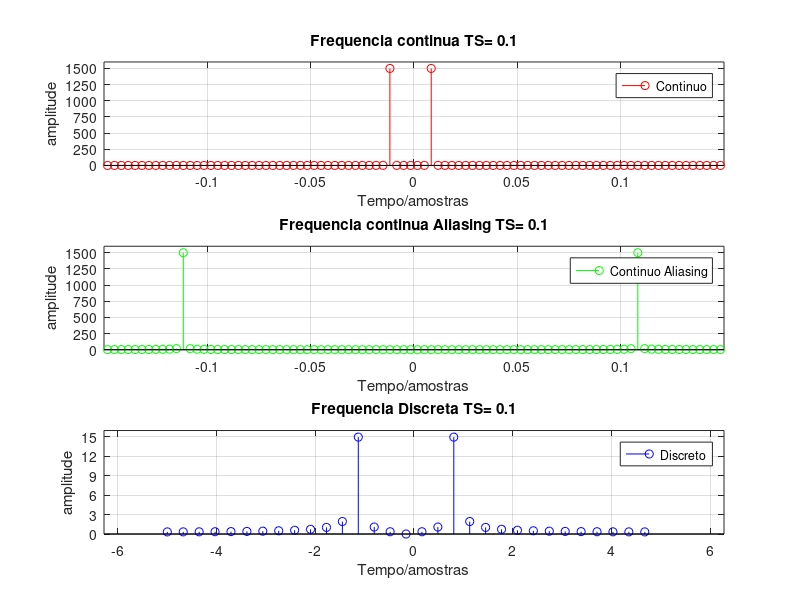
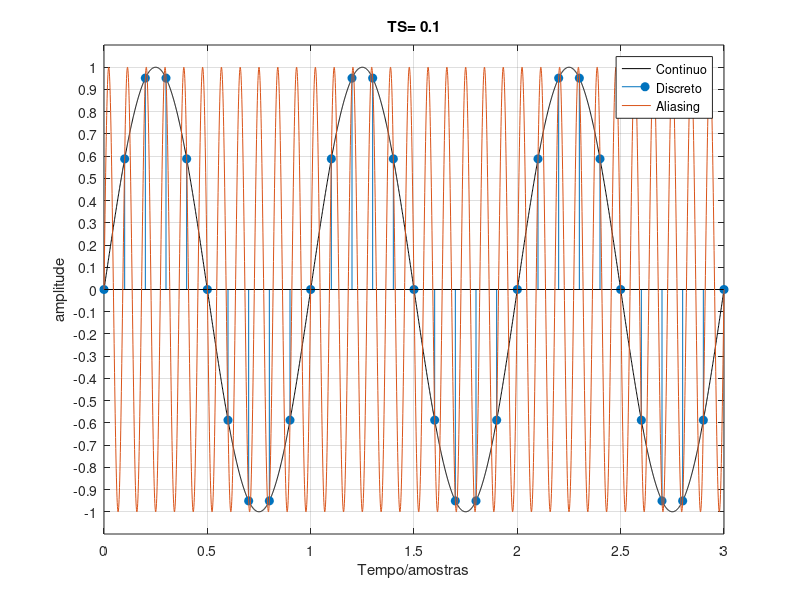
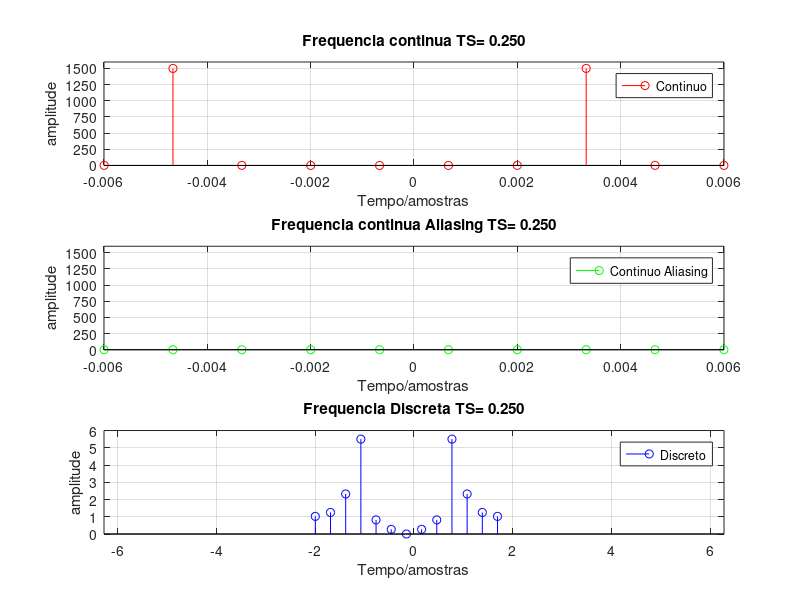
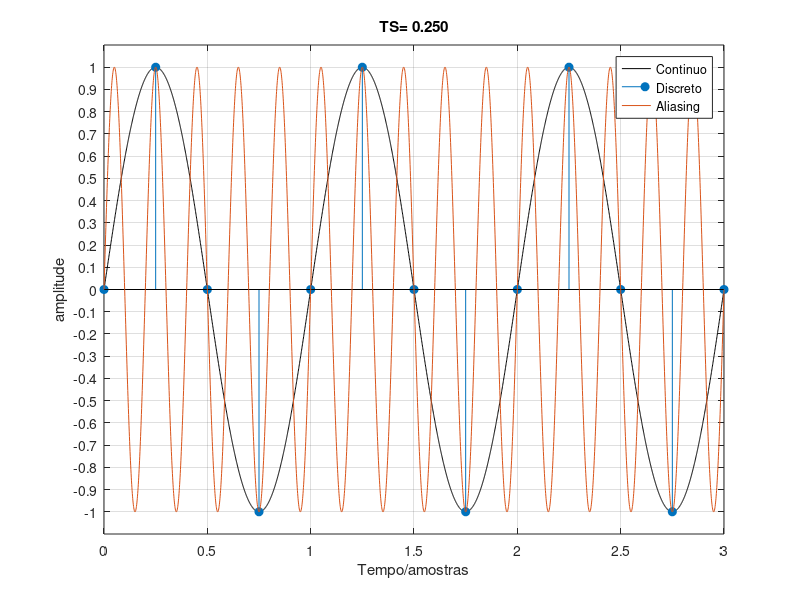

MATLAB code for these plots, in order: (Note: this script raises an error after producing the figures.)
%%
clc
clear
close all
%%

%Xc(t)=sen(2pit)
%senoideC = sin(2*pi*t);

%w = 2*pi;
%FS = 1/TS;
%W  = w/FS;
% alternativa utilizada trocar t -> n
% t = n*TS
passo=0.001; % intervalo de tempo ate chegar no total
tempo_total=3; % tempo total da senoide
%% Ts = 0.100 s
w = 2*pi; %frequencia angular da senoide inicial
TS= 0.1;  %periodo de amostragem
FS = 1/TS; %frequencia de amostragem
wAliasing=22*pi; %frequencia angular da senoide Aliasing

t=0:passo:tempo_total; %periodo continuo
n=0:TS:tempo_total; %periodo discreto

%formulas das senoides
senoideC = sin(w*t);
senoideD = sin(w*n);
senoideA = sin(wAliasing*t);

%frequencias
yC = fft(senoideC);
yD = fft(senoideD);
yA = fft(senoideA);

%reorganiza uma transformada de Fourier X deslocando o componente de frequência zero para o centro da matriz.
zC = fftshift(yC);
zD = fftshift(yD);
zA = fftshift(yA);

%tamanho da fft 
lyC = length(yC);
lyD = length(yD);
lyA = length(yA);

%powershift da faixa de frequência centrada em zero 
fC = (-lyC/2:lyC/2-1)/lyC*FS;
fD = (-lyD/2:lyD/2-1)/lyD*FS;
fA = (-lyA/2:lyA/2-1)/lyA*FS;


figure
% frequencia continuo
subplot(3,1,1)
stem(fC,abs(zC),'r')
title('Frequencia continua TS= 0.1')
legend({'Continuo'})
ylabel('amplitude')
xlabel('Tempo/amostras')
xlim([-0.15 0.15])
yticks([0:250:1500])
grid on
% frequencia aliasing
subplot(3,1,2)
stem(fA,abs(zA),'g')
title('Frequencia continua Aliasing TS= 0.1')
legend({'Continuo Aliasing'})
ylabel('amplitude')
xlabel('Tempo/amostras')
xlim([-0.15 0.15])
yticks([0:250:1500])
grid on
% frequencia discreto
subplot(3,1,3)
stem(fD,abs(zD),'b')
title('Frequencia Discreta TS= 0.1')
legend({'Discreto'})
xlim([-2*pi 2*pi])
ylabel('amplitude')
xlabel('Tempo/amostras')
yticks([0:3:15])
grid on



%plot padrao
figure
plot(t,senoideC,'k')
hold on
stem(n,senoideD,'filled')
hold on
plot(t,senoideA)
title('TS= 0.1')
legend({'Continuo','Discreto','Aliasing'})
ylabel('amplitude')
xlabel('Tempo/amostras')
grid on
yticks([-1:0.1:1])
ylim([-1.1 1.1])



%% Ts = 0.250 s
w = 2*pi; %frequencia angular da senoide inicial
TS= 0.25;  %periodo de amostragem
FS = 1/TS; %frequencia de amostragem
wAliasing=10*pi; %frequencia angular da senoide Aliasing

t=0:passo:tempo_total; %periodo continuo
n=0:TS:tempo_total; %periodo discreto

%formulas das senoides
senoideC = sin(w*t);
senoideD = sin(w*n);
senoideA = sin(wAliasing*t);

%frequencia 
yC = fft(senoideC);
yD = fft(senoideD);
yA = fft(senoideA);

%reorganiza uma transformada de Fourier X deslocando o componente de frequência zero para o centro da matriz.
zC = fftshift(yC);
zD = fftshift(yD);
zA = fftshift(yA);

%tamanho da fft 
lyC = length(yC);
lyD = length(yD);
lyA = length(yA);

%powershift da faixa de frequência centrada em zero 
fC = (-lyC/2:lyC/2-1)/lyC*FS;
fD = (-lyD/2:lyD/2-1)/lyD*FS;
fA = (-lyA/2:lyA/2-1)/lyA*FS;


figure
% frequencia continuo
subplot(3,1,1)
stem(fC,abs(zC),'r')
title('Frequencia continua TS= 0.250')
legend({'Continuo'})
ylabel('amplitude')
xlabel('Tempo/amostras')
xlim([-0.006 0.006])
yticks([0:250:1500])
grid on
% frequencia aliasing
subplot(3,1,2)
stem(fA,abs(zA),'g')
title('Frequencia continua Aliasing TS= 0.250')
legend({'Continuo Aliasing'})
ylabel('amplitude')
xlabel('Tempo/amostras')
xlim([-0.006 0.006])
yticks([0:250:1500])
grid on
% frequencia discreto
subplot(3,1,3)
stem(fD,abs(zD),'b')
title('Frequencia Discreta TS= 0.250')
legend({'Discreto'})
xlim([-2*pi 2*pi])
ylabel('amplitude')
xlabel('Tempo/amostras')
yticks([0:1:6])
grid on

%plot padrao
figure
plot(t,senoideC,'k')
hold on
stem(n,senoideD,'filled')
hold on
plot(t,senoideA)
title('TS= 0.250')
legend({'Continuo','Discreto','Aliasing'})
ylabel('amplitude')
xlabel('Tempo/amostras')
grid on
yticks([-1:0.1:1])
ylim([-1.1 1.1])

%% Ts = 0.500 s
w = 2*pi; %frequencia angular da senoide inicial
TS= 0.5;  %periodo de amostragem
FS = 1/TS; %frequencia de amostragem
wAliasing=6*pi; %frequencia angular da senoide Aliasing

t=0:passo:tempo_total; %periodo continuo
n=0:TS:tempo_total; %periodo discreto

%formulas das senoides
senoideC = sin(w*t);
senoideD = sin(w*n);
senoideA = sin(wAliasing*t);

%frequencia 
yC = fft(senoideC);
yD = fft(senoideD);
yA = fft(senoideA);

%reorganiza uma transformada de Fourier X deslocando o componente de frequência zero para o centro da matriz.
zC = fftshift(yC);
zD = fftshift(yD);
zA = fftshift(yA);

%tamanho da fft 
lyC = length(yC);
lyD = length(yD);
lyA = length(yA);

%powershift da faixa de frequência centrada em zero 
fC = (-lyC/2:lyC/2-1)/lyC*FS;
fD = (-lyD/2:lyD/2-1)/lyD*FS;
fA = (-lyA/2:lyA/2-1)/lyA*FS;


figure
% frequencia continuo
subplot(3,1,1)
stem(fC,abs(zC),'r')
title('Frequencia continua TS= 0.5')
legend({'Continuo'})
ylabel('amplitude')
xlabel('Tempo/amostras')
xlim([-0.008 0.008])
yticks([0:250:1500])
grid on
% frequencia aliasing
subplot(3,1,2)
stem(fA,abs(zA),'g')
title('Frequencia continua Aliasing TS= 0.5')
legend({'Continuo Aliasing'})
ylabel('amplitude')
xlabel('Tempo/amostras')
xlim([-0.008 0.008])
yticks([0:250:1500])
grid on
% frequencia discreto
subplot(3,1,3)
stem(fD,abs(zD),'b')
title('Frequencia Discreta TS= 0.5')
legend({'Discreto'})
xlim([-2*pi 2*pi])
ylabel('amplitude')
xlabel('Tempo/amostras')
%yticks([0:1:6])
grid on

%plot padrao
figure
plot(t,senoideC,'k')
hold on
stem(n,senoideD,'filled')
hold on
plot(t,senoideA)
title('TS= 0.5')
legend({'Continuo','Discreto','Aliasing'})
ylabel('amplitude')
xlabel('Tempo/amostras')
grid on
yticks([-1:0.1:1])
ylim([-1.1 1.1])

%% Ts = 0.750 s
w = 2*pi; %frequencia angular da senoide inicial
TS= 0.75;  %periodo de amostragem
FS = 1/TS; %frequencia de amostragem
wAliasing=(14*pi)/3; %frequencia angular da senoide Aliasing

t=0:passo:tempo_total; %periodo continuo
n=0:TS:tempo_total; %periodo discreto

%formulas das senoides
senoideC = sin(w*t);
senoideD = sin(w*n);
senoideA = sin(wAliasing*t);

%frequencia 
yC = fft(senoideC);
yD = fft(senoideD);
yA = fft(senoideA);

%reorganiza uma transformada de Fourier X deslocando o componente de frequência zero para o centro da matriz.
zC = fftshift(yC);
zD = fftshift(yD);
zA = fftshift(yA);

%tamanho da fft 
lyC = length(yC);
lyD = length(yD);
lyA = length(yA);

%powershift da faixa de frequência centrada em zero 
fC = (-lyC/2:lyC/2-1)/lyC*FS;
fD = (-lyD/2:lyD/2-1)/lyD*FS;
fA = (-lyA/2:lyA/2-1)/lyA*FS;


figure
% frequencia continuo
subplot(3,1,1)
stem(fC,abs(zC),'r')
title('Frequencia continua TS= 0.750')
legend({'Continuo'})
ylabel('amplitude')
xlabel('Tempo/amostras')
xlim([-0.004 0.004])
yticks([0:250:1500])
grid on
% frequencia aliasing
subplot(3,1,2)
stem(fA,abs(zA),'g')
title('Frequencia continua Aliasing TS= 0.750')
legend({'Continuo Aliasing'})
ylabel('amplitude')
xlabel('Tempo/amostras')
xlim([-0.004 0.004])
yticks([0:250:1500])
grid on
% frequencia discreto
subplot(3,1,3)
stem(fD,abs(zD),'b')
title('Frequencia Discreta TS= 0.750')
legend({'Discreto'})
xlim([-2*pi 2*pi])
ylabel('amplitude')
xlabel('Tempo/amostras')
yticks([0:0.5:3])
grid on

%plot padrao
figure
plot(t,senoideC,'k')
hold on
stem(n,senoideD,'filled')
hold on
plot(t,senoideA)
title('TS= 0.750')
legend({'Continuo','Discreto','Aliasing'})
ylabel('amplitude')
xlabel('Tempo/amostras')
grid on
yticks([-1:0.1:1])
ylim([-1.1 1.1])

%% Ts = 1 s
w = 2*pi; %frequencia angular da senoide inicial
TS= 1;  %periodo de amostragem
FS = 1/TS; %frequencia de amostragem
wAliasing=4*pi; %frequencia angular da senoide Aliasing

t=0:passo:tempo_total; %periodo continuo
n=0:TS:tempo_total; %periodo discreto

%formulas das senoides
senoideC = sin(w*t);
senoideD = sin(w*n);
senoideA = sin(wAliasing*t);

%frequencia 
yC = fft(senoideC);
yD = fft(senoideD);
yA = fft(senoideA);

%reorganiza uma transformada de Fourier X deslocando o componente de frequência zero para o centro da matriz.
zC = fftshift(yC);
zD = fftshift(yD);
zA = fftshift(yA);

%tamanho da fft 
lyC = length(yC);
lyD = length(yD);
lyA = length(yA);

%powershift da faixa de frequência centrada em zero 
fC = (-lyC/2:lyC/2-1)/lyC*FS;
fD = (-lyD/2:lyD/2-1)/lyD*FS;
fA = (-lyA/2:lyA/2-1)/lyA*FS;


figure
% frequencia continuo
subplot(3,1,1)
stem(fC,abs(zC),'r')
title('Frequencia continua TS= 1')
legend({'Continuo'})
ylabel('amplitude')
xlabel('Tempo/amostras')
xlim([-0.004 0.004])
yticks([0:250:1500])
grid on
% frequencia aliasing
subplot(3,1,2)
stem(fA,abs(zA),'g')
title('Frequencia continua Aliasing TS= 1')
legend({'Continuo Aliasing'})
ylabel('amplitude')
xlabel('Tempo/amostras')
xlim([-0.004 0.004])
yticks([0:250:1500])
grid on
% frequencia discreto
subplot(3,1,3)
stem(fD,abs(zD),'b')
title('Frequencia Discreta TS= 1')
legend({'Discreto'})
xlim([-2*pi 2*pi])
ylabel('amplitude')
xlabel('Tempo/amostras')
%yticks([0:1:6])
grid on

%plot padrao
figure
plot(t,senoideC,'k')
hold on
stem(n,senoideD,'filled')
hold on
plot(t,senoideA)
title('TS= 1')
legend({'Continuo','Discreto','Aliasing'})
ylabel('amplitude')
xlabel('Tempo/amostras')
grid on
yticks([-1:0.1:1])
ylim([-1.1 1.1])

%% Ts = 1.5 s
w = 2*pi; %frequencia angular da senoide inicial
TS= 1.5;  %periodo de amostragem
FS = 1/TS; %frequencia de amostragem
wAliasing=(10*pi)/3; %frequencia angular da senoide Aliasing

t=0:passo:tempo_total; %periodo continuo
n=0:TS:tempo_total; %periodo discreto

%formulas das senoides
senoideC = sin(w*t);
senoideD = sin(w*n);
senoideA = sin(wAliasing*t);

%frequencia 
yC = fft(senoideC);
yD = fft(senoideD);
yA = fft(senoideA);

%reorganiza uma transformada de Fourier X deslocando o componente de frequência zero para o centro da matriz.
zC = fftshift(yC);
zD = fftshift(yD);
zA = fftshift(yA);

%tamanho da fft 
lyC = length(yC);
lyD = length(yD);
lyA = length(yA);

%powershift da faixa de frequência centrada em zero 
fC = (-lyC/2:lyC/2-1)/lyC*FS;
fD = (-lyD/2:lyD/2-1)/lyD*FS;
fA = (-lyA/2:lyA/2-1)/lyA*FS;


figure
% frequencia continuo
subplot(3,1,1)
stem(fC,abs(zC),'r')
title('Frequencia continua TS= 1.5')
legend({'Continuo'})
ylabel('amplitude')
xlabel('Tempo/amostras')
xlim([-0.002 0.002])
yticks([0:250:1500])
grid on
% frequencia aliasing
subplot(3,1,2)
stem(fA,abs(zA),'g')
title('Frequencia continua Aliasing TS= 1.5')
legend({'Continuo Aliasing'})
ylabel('amplitude')
xlabel('Tempo/amostras')
xlim([-0.002 0.002])
yticks([0:250:1500])
grid on
% frequencia discreto
subplot(3,1,3)
stem(fD,abs(zD),'b')
title('Frequencia Discreta TS= 1.5')
legend({'Discreto'})
xlim([-2*pi 2*pi])
ylabel('amplitude')
xlabel('Tempo/amostras')
%yticks([0:1:6])
grid on

%plot padrao
figure
plot(t,senoideC,'k')
hold on
stem(n,senoideD,'filled')
hold on
plot(t,senoideA)
title('TS= 1.5')
legend({'Continuo','Discreto','Aliasing'})
ylabel('amplitude')
xlabel('Tempo/amostras')
grid on
yticks([-1:0.1:1])
ylim([-1.1 1.1])
%% Gravar audio
Tempo = 5; %5 segundos de gravação
FS = 8000; %Frequência de amostragem em 8 kHz
Nbits = 16; %sinal de 16 bits
Canais = 1; %1 = mono, 2 = stereo
r = audiorecorder(FS, Nbits, Canais); %preparar para gravar
record(r);
pause(Tempo);
stop(r);
Y = getaudiodata(r, 'double'); %guardar em uma variável double
%% Questao 2

p = audioplayer(Y,FS);
%play(p)

%comprimento e tempo do sinal
tamanho = length(Y); %comprimento do sinal
t = 0:1/FS:(tamanho-1)/FS; % tempo do sinal


%% Subamostre o sinal N = 2
N=2; %numero de vezes para a subamostragem 2 4 8 16
Metade = Y(1:2:end); %tira metade das amostras

FSE = FS/tamanho;
YE=downsample(Metade,N);

NE = length(YE);
tE = 0:1/FSE:(NE-1)/FSE;

Fourier = fft(YE);
P2 = abs(Fourier/NE);
Espectro = P2(round(1:NE/2+1));
Espectro(2:end-1) = 2*Espectro(2:end-1);
f = FS*(0:(NE/2))/NE;

figure
plot(tE,YE,'k')
hold on
plot(f,Espectro,'b')
title('Áudio com sub-amostragem N=2')
legend({'Áudio subamostrado','Áudio subamostrado FFT'})
ylabel('Amplitude do Sinal')
xlabel('Tempo (segundos)')
%ylim([-0.15 0.15])
%xlim([-0.1 1.2])
grid on

%% Subamostre o sinal N = 4
N=4; %numero de vezes para a subamostragem 2 4 8 16
Metade = Y(1:2:end); %tira metade das amostras

FSE = FS/tamanho;
YE=downsample(Metade,N);

NE = length(YE);
tE = 0:1/FSE:(NE-1)/FSE;

Fourier = fft(YE);
P2 = abs(Fourier/NE);
Espectro = P2(round(1:NE/2+1));
Espectro(2:end-1) = 2*Espectro(2:end-1);
f = FS*(0:(NE/2))/NE;

figure
plot(tE,YE,'k')
hold on
plot(f,Espectro,'b')
title('Áudio com sub-amostragem N=4')
legend({'Áudio subamostrado','Áudio subamostrado FFT'})
ylabel('Amplitude do Sinal')
xlabel('Tempo (segundos)')
%ylim([-0.15 0.15])
%xlim([-0.1 1.2])
grid on
%% Subamostre o sinal N = 8
N=8; %numero de vezes para a subamostragem 2 4 8 16
Metade = Y(1:2:end); %tira metade das amostras

FSE = FS/tamanho;
YE=downsample(Metade,N);

NE = length(YE);
tE = 0:1/FSE:(NE-1)/FSE;

Fourier = fft(YE);
P2 = abs(Fourier/NE);
Espectro = P2(round(1:NE/2+1));
Espectro(2:end-1) = 2*Espectro(2:end-1);
f = FS*(0:(NE/2))/NE;

figure
plot(tE,YE,'k')
hold on
plot(f,Espectro,'b')
title('Áudio com sub-amostragem N=8')
legend({'Áudio subamostrado','Áudio subamostrado FFT'})
ylabel('Amplitude do Sinal')
xlabel('Tempo (segundos)')
%ylim([-0.15 0.15])
%xlim([-0.1 1.2])
grid on
%% Subamostre o sinal N = 16
N=16; %numero de vezes para a subamostragem 2 4 8 16
Metade = Y(1:2:end); %tira metade das amostras

FSE = FS/tamanho;
YE=downsample(Metade,N);

NE = length(YE);
tE = 0:1/FSE:(NE-1)/FSE;

Fourier = fft(YE);
P2 = abs(Fourier/NE);
Espectro = P2(round(1:NE/2+1));
Espectro(2:end-1) = 2*Espectro(2:end-1);
f = FS*(0:(NE/2))/NE;

figure
plot(tE,YE,'k')
hold on
plot(f,Espectro,'b')
title('Áudio com sub-amostragem N=16')
legend({'Áudio subamostrado','Áudio subamostrado FFT'})
ylabel('Amplitude do Sinal')
xlabel('Tempo (segundos)')
%ylim([-0.15 0.15])
%xlim([-0.1 1.2])
grid on



